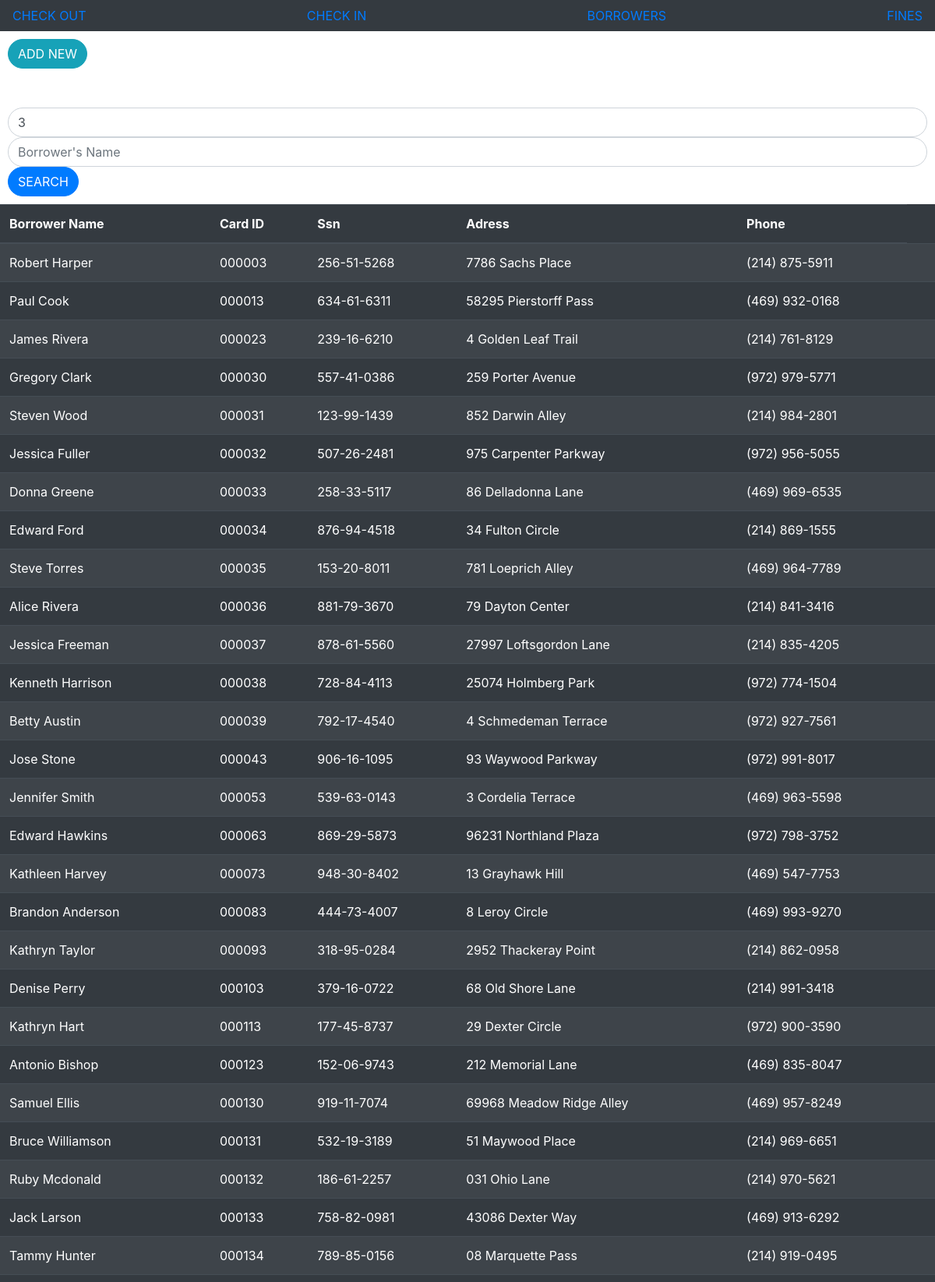
/davisdb/borrowers.php?cardID=3 (upper part), run on the app's committed database.
### tables this page shows
CREATE TABLE `borrower` (
  `Card_id` int(6) unsigned zerofill NOT NULL AUTO_INCREMENT,
  `Ssn` varchar(11) NOT NULL,
  `Bname` varchar(255) DEFAULT NULL,
  `Address` varchar(255) DEFAULT NULL,
  `Phone` varchar(50) DEFAULT NULL,
  `Copies_borrow` int(1) DEFAULT NULL,
  PRIMARY KEY (`Card_id`)
);

### davisdb/borrowers.php (the view, shortened to what this page needs)
<!DOCTYPE html>
<html lang="en">
<head>
    <link rel="stylesheet" href="https://stackpath.bootstrapcdn.com/bootstrap/4.3.1/css/bootstrap.min.css">
</head>
<body>
<nav class="navbar navbar-dark bg-dark">
        <a href='index.php' target='body'>CHECK OUT</a>
        <a href='checkIn.php' target='body'>CHECK IN</a>
        <a href='borrowers.php' target='body'>BORROWERS</a>
        <a href='fines.php' target='body'>FINES</a>
</nav>
<p class="g3"><a href="addBorrowers.php"><button style="margin: 10px" class="btn btn-info rounded-pill" type="button">ADD NEW</button></a><br><br>
<?php
	if (isset($_GET['cardID']))
		$cardID=$_GET['cardID'];
	else
		$cardID='';
	if (isset($_GET['bname']))
		$bname=$_GET['bname'];
	else
		$bname='';
	?>
  <form style="margin: 10px" action="borrowers.php" method="get">
         <div><div><input type="text" class="form-control rounded-pill" id="cardID" name="cardID" placeholder="Card ID" value="<?php echo $cardID?>"></div></div>
          <div><div><input type="text" class="form-control rounded-pill" id="bname" name="bname" placeholder="Borrower's Name" value="<?php echo $bname?>"></div></div>
          <button type="submit" class="btn btn-primary rounded-pill">SEARCH</button>
  </form>
<?php
        include('config.php');
        if (isset($_GET['cardID']) ||isset($_GET['bname'])){
            $query= "SELECT * from BORROWER WHERE Card_id LIKE \"%".  $cardID . "%\" AND Bname LIKE \"%" . $bname . "%\"" ;
            $res= mysqli_query($conn,$query);
            $row = mysqli_num_rows($res);
            if($row>0){
 ?>
                <table class="table table-striped table-dark">
                    <thead>
                        <tr>
                            <th>Borrower Name</th>
                            <th>Card ID</th>
                            <th>Ssn</th>
                            <th>Adress</th>
                            <th>Phone</th>
                        </tr>
                     </thead>
                     <tbody>
<?php
                while($resArray=mysqli_fetch_array($res)){
?>
                    <tr>
                        <td><?php echo $resArray['Bname']; ?></td>
                        <td><?php echo $resArray['Card_id']; ?></td>
                        <td><?php echo $resArray['Ssn']; ?></td>
                        <td><?php echo $resArray['Address']; ?></td>
                        <td><?php echo $resArray['Phone']; ?></td>
                        <td>
<?php
                  }
?>
                        </td>
                    </tr>
                    </tbody>
                   </table>
<?php
              }
		else{
?>
                 <p class="g4 alert alert-danger" role="alert">No records found.</p>
<?php
	     }
}
?>
</body>
</html>

### data on the page
borrower: Bname "Robert Harper", Card_id "000003", Ssn "256-51-5268", Address "7786 Sachs Place", Phone "(214) 875-5911"
borrower: Bname "Paul Cook", Card_id "000013", Ssn "634-61-6311", Address "58295 Pierstorff Pass", Phone "(469) 932-0168"
borrower: Bname "James Rivera", Card_id "000023", Ssn "239-16-6210", Address "4 Golden Leaf Trail", Phone "(214) 761-8129"
borrower: Bname "Gregory Clark", Card_id "000030", Ssn "557-41-0386", Address "259 Porter Avenue", Phone "(972) 979-5771"
borrower: Bname "Steven Wood", Card_id "000031", Ssn "123-99-1439", Address "852 Darwin Alley", Phone "(214) 984-2801"
borrower: Bname "Jessica Fuller", Card_id "000032", Ssn "507-26-2481", Address "975 Carpenter Parkway", Phone "(972) 956-5055"
borrower: Bname "Donna Greene", Card_id "000033", Ssn "258-33-5117", Address "86 Delladonna Lane", Phone "(469) 969-6535"
borrower: Bname "Edward Ford", Card_id "000034", Ssn "876-94-4518", Address "34 Fulton Circle", Phone "(214) 869-1555"
borrower: Bname "Steve Torres", Card_id "000035", Ssn "153-20-8011", Address "781 Loeprich Alley", Phone "(469) 964-7789"
borrower: Bname "Alice Rivera", Card_id "000036", Ssn "881-79-3670", Address "79 Dayton Center", Phone "(214) 841-3416"
borrower: Bname "Jessica Freeman", Card_id "000037", Ssn "878-61-5560", Address "27997 Loftsgordon Lane", Phone "(214) 835-4205"
borrower: Bname "Kenneth Harrison", Card_id "000038", Ssn "728-84-4113", Address "25074 Holmberg Park", Phone "(972) 774-1504"
borrower: Bname "Betty Austin", Card_id "000039", Ssn "792-17-4540", Address "4 Schmedeman Terrace", Phone "(972) 927-7561"
borrower: Bname "Jose Stone", Card_id "000043", Ssn "906-16-1095", Address "93 Waywood Parkway", Phone "(972) 991-8017"
borrower: Bname "Jennifer Smith", Card_id "000053", Ssn "539-63-0143", Address "3 Cordelia Terrace", Phone "(469) 963-5598"
borrower: Bname "Edward Hawkins", Card_id "000063", Ssn "869-29-5873", Address "96231 Northland Plaza", Phone "(972) 798-3752"
borrower: Bname "Kathleen Harvey", Card_id "000073", Ssn "948-30-8402", Address "13 Grayhawk Hill", Phone "(469) 547-7753"
borrower: Bname "Brandon Anderson", Card_id "000083", Ssn "444-73-4007", Address "8 Leroy Circle", Phone "(469) 993-9270"
borrower: Bname "Kathryn Taylor", Card_id "000093", Ssn "318-95-0284", Address "2952 Thackeray Point", Phone "(214) 862-0958"
borrower: Bname "Denise Perry", Card_id "000103", Ssn "379-16-0722", Address "68 Old Shore Lane", Phone "(214) 991-3418"
borrower: Bname "Kathryn Hart", Card_id "000113", Ssn "177-45-8737", Address "29 Dexter Circle", Phone "(972) 900-3590"
borrower: Bname "Antonio Bishop", Card_id "000123", Ssn "152-06-9743", Address "212 Memorial Lane", Phone "(469) 835-8047"
borrower: Bname "Samuel Ellis", Card_id "000130", Ssn "919-11-7074", Address "69968 Meadow Ridge Alley", Phone "(469) 957-8249"
borrower: Bname "Bruce Williamson", Card_id "000131", Ssn "532-19-3189", Address "51 Maywood Place", Phone "(214) 969-6651"
borrower: Bname "Ruby Mcdonald", Card_id "000132", Ssn "186-61-2257", Address "031 Ohio Lane", Phone "(214) 970-5621"
borrower: Bname "Jack Larson", Card_id "000133", Ssn "758-82-0981", Address "43086 Dexter Way", Phone "(469) 913-6292"
borrower: Bname "Tammy Hunter", Card_id "000134", Ssn "789-85-0156", Address "08 Marquette Pass", Phone "(214) 919-0495"
